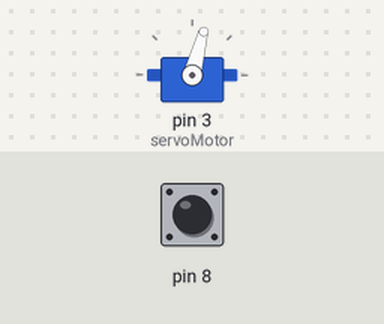
Recording of a sketch running on a simulated Arduino Uno, built with avr-gcc and run on an emulated ATmega328P. Shown: servo. The inputs (shaded band) are chosen by the test bench; at power-on: pin 8 HIGH.

Above: at 0.1 s.
At 5.1 s:
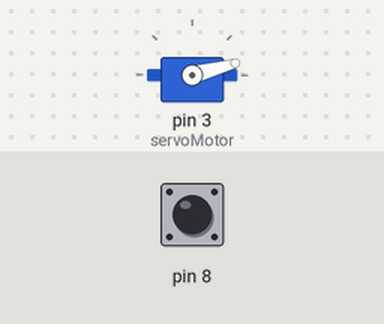
At 12.1 s:
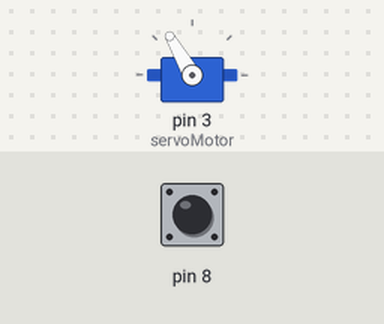
At 17.1 s:
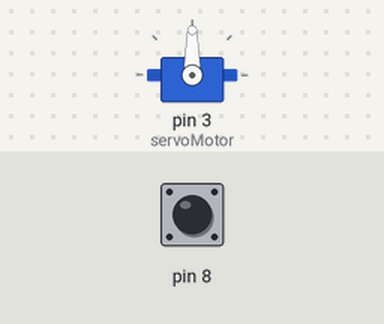
Timing chart, 0 to 18.6 s (numbered marks = the images above):
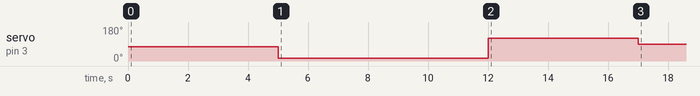

Measured:
- by itself, servo on pin 3 (servoMotor): 75° → 15° at 5.0 s, → 120° 7.0 s later, → 90° 5.0 s later

The sketch:

feeder_arduino_noLCD.ino
```cpp
#include <Wire.h>
#include <SoftwareSerial.h>
#include <Servo.h>

//Create LCD screen/Servo motor objects:
Servo servoMotor;

//Determine delay for each of the feeding increments:
int shortDelay = 5000;
int medDelay = 7500;
int longDelay = 10000;

void setup(){
  //Initialize Serial communication for Bluetooth module:
  //Serial.begin(9600);

  //Initialize Servo motor:
  servoMotor.attach(3); //Control Servo motor at digital pin 9 (yellow wire)
  servoMotor.write(75);
  delay(5000);
  servoMotor.write(15);
  delay(5000);
  //servoMotor.detach();

  //Quick-feed pin reading:
  pinMode(8, INPUT_PULLUP);

  //servoMotor.write(170);
  delay(2000);
}


void loop(){
  //sweepMotor(1000);
  char readChar = ""; //Initialize an empty variable to store serial input
  readChar = getSerialInput(); //Get serial data input
  feedAction(readChar); //Feed based on the Serial data received
}

char getSerialInput(){
  //Use function to read Serial input from the HC-05 module:
  char readChar = "";
  while(1){ //Enter an infinite loop:
    if(Serial.available() > 0){ //if there is serial information to be read...
      readChar = Serial.read(); //Read the received character and store it - should only get one character at a time
      break;
    }
    if(digitalRead(8) == HIGH){
      quickFeed();
    }
  }
  return readChar;
}

//Take action depending on the serially-received character:
void feedAction(char readChar){
  if(readChar == 'A'){ //Shortest feeding interval:
    sweepMotor(shortDelay);
  }
  else if(readChar == 'B'){ //Medium-length feeding interval:
    sweepMotor(medDelay);
  }
  else{ //Longest feeding interval:
    sweepMotor(longDelay);
  }
  delay(1000);
  //servoMotor.attach(2);
}

//Function to move the Servo motor for a desired amount of time:
void sweepMotor(int delayTime){
  servoMotor.write(120);
  delay(5000);
  servoMotor.write(90);
  servoMotor.detach();
}

//Function to activate feeding on the feeder itself by pressing a button:
void quickFeed(){
  sweepMotor(medDelay);
}
```
